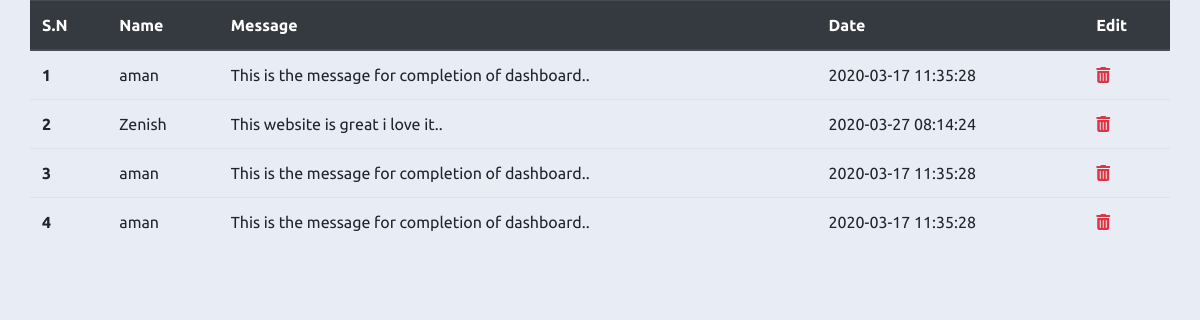
/php/admin/read_msg.php, run on the app's committed database.
### tables this page shows
CREATE TABLE `message` (
  `id` int(11) NOT NULL,
  `name` varchar(255) NOT NULL,
  `email` varchar(80) NOT NULL,
  `message` varchar(255) NOT NULL,
  `status` int(2) NOT NULL DEFAULT 0,
  `cr_date` datetime NOT NULL
);

### php/admin/read_msg.php (the view, shortened to what this page needs)
<?php include_once('connection.php'); ?>
<!doctype html>
<html lang="en">
<head>
  <link rel="stylesheet" href="https://stackpath.bootstrapcdn.com/bootstrap/4.4.1/css/bootstrap.min.css"
>
  <link rel="stylesheet" href="css/style.css">
</head>
<body>
  <div class="container" id="table">
    <div class="row">
      <table class="table">
        <thead class="thead-dark">
          <tr>
            <th scope="col">S.N</th>
            <th scope="col">Name</th>
            <th scope="col">Message</th>
            <th scope="col">Date</th>
            <th scope="col">Edit</th>
          </tr>
        </thead>
        <tbody>
          <?php
      $sn=1;
     $sql = mysqli_query($conn,"SELECT * FROM message WHERE status = 1");
     while($main_result = mysqli_fetch_assoc($sql))
     {
     ?>
          <tr>
            <th scope="row"><?php echo $sn++; ?></th>
            <td><?php echo $main_result['name']; ?></td>
            <td><?php echo $main_result['message']; ?></td>
            <td><?php echo $main_result['cr_date']; ?></td>
            <td><a href="delete.php?id=<?php echo($main_result['id']);?>" class="text-danger"><i
                  class="fas fa-trash-alt"></i></a></td>
          </tr>
          <?php } ?>
        </tbody>
      </table>
    </div>
  </div>
</body>
</html>

### php/admin/css/style.css (style rules this page uses)
* { margin: 0; padding: 0 ; list-style: none !important; font-family: 'Ubuntu', sans-serif; box-sizing: border-box !important; text-decoration: none; }
body { background: #e8edf5; width: 100%; height: 100%; }

### data on the page
message: name "aman", message "This is the message for completion of dashboard..", cr_date "2020-03-17 11:35:28"
message: name "Zenish", message "This website is great i love it..", cr_date "2020-03-27 08:14:24"
message: name "aman", message "This is the message for completion of dashboard..", cr_date "2020-03-17 11:35:28"
message: name "aman", message "This is the message for completion of dashboard..", cr_date "2020-03-17 11:35:28"
